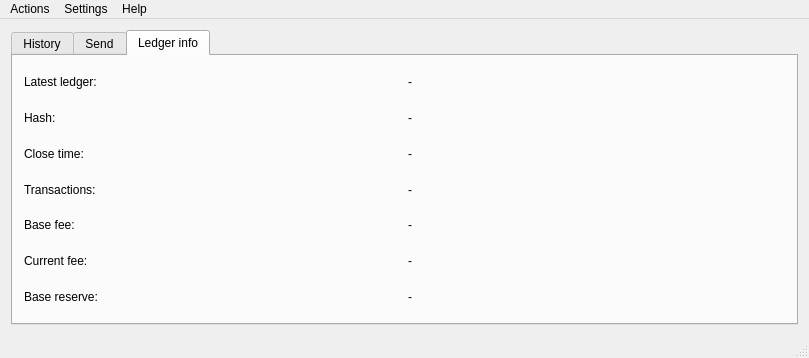
<?xml version="1.0" encoding="UTF-8"?>
<ui version="4.0">
 <class>WalletMain</class>
 <widget class="QMainWindow" name="WalletMain">
  <property name="geometry">
   <rect>
    <x>0</x>
    <y>0</y>
    <width>809</width>
    <height>358</height>
   </rect>
  </property>
  <property name="sizePolicy">
   <sizepolicy hsizetype="Preferred" vsizetype="Preferred">
    <horstretch>0</horstretch>
    <verstretch>0</verstretch>
   </sizepolicy>
  </property>
  <property name="windowTitle">
   <string>RPC Wallet</string>
  </property>
  <widget class="QWidget" name="centralWidget">
   <layout class="QVBoxLayout" name="verticalLayout">
    <item>
     <widget class="QTabWidget" name="tabWidget">
      <property name="currentIndex">
       <number>2</number>
      </property>
      <widget class="QWidget" name="historyTab">
       <property name="toolTip">
        <string>Transaction history</string>
       </property>
       <property name="whatsThis">
        <string>&lt;html&gt;&lt;head/&gt;&lt;body&gt;&lt;p&gt;Transaction history tab&lt;/p&gt;&lt;/body&gt;&lt;/html&gt;</string>
       </property>
       <attribute name="title">
        <string>History</string>
       </attribute>
       <layout class="QGridLayout" name="gridLayout">
        <item row="0" column="0">
         <widget class="TxTable" name="txView">
          <property name="maximumSize">
           <size>
            <width>1000000</width>
            <height>1000000</height>
           </size>
          </property>
          <property name="editTriggers">
           <set>QAbstractItemView::NoEditTriggers</set>
          </property>
          <property name="showGrid">
           <bool>false</bool>
          </property>
          <column>
           <property name="text">
            <string comment="Transaction timestamp">Date</string>
           </property>
           <property name="toolTip">
            <string>Transaction timestamp</string>
           </property>
           <property name="whatsThis">
            <string>Transaction timestamp</string>
           </property>
          </column>
          <column>
           <property name="text">
            <string>Type</string>
           </property>
           <property name="toolTip">
            <string>Transaction type</string>
           </property>
           <property name="whatsThis">
            <string>Transaction type</string>
           </property>
          </column>
          <column>
           <property name="text">
            <string>Transaction ID</string>
           </property>
           <property name="toolTip">
            <string>Transaction hash</string>
           </property>
           <property name="whatsThis">
            <string>Transaction hash</string>
           </property>
          </column>
          <column>
           <property name="text">
            <string>Amount</string>
           </property>
           <property name="toolTip">
            <string>Amount of RHET transaction</string>
           </property>
           <property name="whatsThis">
            <string>Amount of RHET transaction</string>
           </property>
          </column>
          <column>
           <property name="text">
            <string>Tx JSON</string>
           </property>
          </column>
         </widget>
        </item>
       </layout>
      </widget>
      <widget class="QWidget" name="sendTab">
       <property name="toolTip">
        <string>&lt;html&gt;&lt;head/&gt;&lt;body&gt;&lt;p&gt;New transaction form&lt;/p&gt;&lt;/body&gt;&lt;/html&gt;</string>
       </property>
       <attribute name="title">
        <string>Send</string>
       </attribute>
       <widget class="QPushButton" name="sendButton">
        <property name="geometry">
         <rect>
          <x>330</x>
          <y>200</y>
          <width>80</width>
          <height>25</height>
         </rect>
        </property>
        <property name="maximumSize">
         <size>
          <width>100</width>
          <height>16777215</height>
         </size>
        </property>
        <property name="text">
         <string>Send</string>
        </property>
       </widget>
       <widget class="QLabel" name="receiverLabel">
        <property name="geometry">
         <rect>
          <x>9</x>
          <y>22</y>
          <width>119</width>
          <height>17</height>
         </rect>
        </property>
        <property name="text">
         <string>Receiver address:</string>
        </property>
       </widget>
       <widget class="QLineEdit" name="receiverAddressEdit">
        <property name="geometry">
         <rect>
          <x>134</x>
          <y>22</y>
          <width>491</width>
          <height>25</height>
         </rect>
        </property>
       </widget>
       <widget class="QLabel" name="amountLabel">
        <property name="geometry">
         <rect>
          <x>9</x>
          <y>154</y>
          <width>113</width>
          <height>17</height>
         </rect>
        </property>
        <property name="text">
         <string>Amount to send:</string>
        </property>
       </widget>
       <widget class="QLineEdit" name="amountToSend">
        <property name="geometry">
         <rect>
          <x>134</x>
          <y>154</y>
          <width>142</width>
          <height>25</height>
         </rect>
        </property>
        <property name="maximumSize">
         <size>
          <width>160</width>
          <height>16777215</height>
         </size>
        </property>
        <property name="placeholderText">
         <string>0</string>
        </property>
       </widget>
       <widget class="QLabel" name="rhetraLabel">
        <property name="geometry">
         <rect>
          <x>310</x>
          <y>160</y>
          <width>32</width>
          <height>17</height>
         </rect>
        </property>
        <property name="text">
         <string>RHET</string>
        </property>
       </widget>
       <widget class="QPushButton" name="clearButton">
        <property name="geometry">
         <rect>
          <x>134</x>
          <y>198</y>
          <width>80</width>
          <height>25</height>
         </rect>
        </property>
        <property name="maximumSize">
         <size>
          <width>100</width>
          <height>16777215</height>
         </size>
        </property>
        <property name="text">
         <string>Clear</string>
        </property>
       </widget>
       <widget class="QPushButton" name="previewButton">
        <property name="geometry">
         <rect>
          <x>230</x>
          <y>200</y>
          <width>80</width>
          <height>25</height>
         </rect>
        </property>
        <property name="maximumSize">
         <size>
          <width>100</width>
          <height>16777215</height>
         </size>
        </property>
        <property name="text">
         <string>Preview</string>
        </property>
       </widget>
       <widget class="QLabel" name="destinationTagLabel">
        <property name="geometry">
         <rect>
          <x>9</x>
          <y>66</y>
          <width>109</width>
          <height>17</height>
         </rect>
        </property>
        <property name="text">
         <string>Destination tag:</string>
        </property>
       </widget>
       <widget class="QLineEdit" name="destinationTag">
        <property name="geometry">
         <rect>
          <x>134</x>
          <y>66</y>
          <width>231</width>
          <height>25</height>
         </rect>
        </property>
        <property name="text">
         <string/>
        </property>
        <property name="placeholderText">
         <string>0</string>
        </property>
       </widget>
       <widget class="QLabel" name="sendTransactionFeeLabel">
        <property name="geometry">
         <rect>
          <x>9</x>
          <y>110</y>
          <width>109</width>
          <height>17</height>
         </rect>
        </property>
        <property name="text">
         <string>Transaction fee:</string>
        </property>
       </widget>
       <widget class="QLineEdit" name="sendTransactionFeeValue">
        <property name="geometry">
         <rect>
          <x>134</x>
          <y>110</y>
          <width>142</width>
          <height>25</height>
         </rect>
        </property>
        <property name="placeholderText">
         <string>0,00001</string>
        </property>
       </widget>
       <widget class="QLabel" name="rhetraLabel_2">
        <property name="geometry">
         <rect>
          <x>310</x>
          <y>110</y>
          <width>32</width>
          <height>17</height>
         </rect>
        </property>
        <property name="text">
         <string>RHET</string>
        </property>
       </widget>
      </widget>
      <widget class="QWidget" name="ledgerInfoTab">
       <attribute name="title">
        <string>Ledger info</string>
       </attribute>
       <layout class="QGridLayout" name="gridLayout_2">
        <item row="6" column="0">
         <widget class="QLabel" name="baseReserveLabel">
          <property name="text">
           <string>Base reserve:</string>
          </property>
         </widget>
        </item>
        <item row="6" column="1">
         <widget class="QLabel" name="baseReserveValue">
          <property name="text">
           <string>-</string>
          </property>
         </widget>
        </item>
        <item row="4" column="0">
         <widget class="QLabel" name="baseFeeLabel">
          <property name="text">
           <string>Base fee:</string>
          </property>
         </widget>
        </item>
        <item row="3" column="1">
         <widget class="QLabel" name="transactionsCount">
          <property name="text">
           <string>-</string>
          </property>
         </widget>
        </item>
        <item row="3" column="0">
         <widget class="QLabel" name="transactionCountLabel">
          <property name="text">
           <string>Transactions:</string>
          </property>
         </widget>
        </item>
        <item row="2" column="0">
         <widget class="QLabel" name="closeTimelabel">
          <property name="text">
           <string>Close time:</string>
          </property>
         </widget>
        </item>
        <item row="4" column="1">
         <widget class="QLabel" name="baseFeeValue">
          <property name="text">
           <string>-</string>
          </property>
         </widget>
        </item>
        <item row="1" column="1">
         <widget class="QLabel" name="latestLedgerHash">
          <property name="text">
           <string>-</string>
          </property>
         </widget>
        </item>
        <item row="2" column="1">
         <widget class="QLabel" name="closeTime">
          <property name="text">
           <string>-</string>
          </property>
         </widget>
        </item>
        <item row="0" column="1">
         <widget class="QLabel" name="latestLedgerNum">
          <property name="text">
           <string>-</string>
          </property>
         </widget>
        </item>
        <item row="1" column="0">
         <widget class="QLabel" name="lastLedgerHashLabel">
          <property name="text">
           <string>Hash:</string>
          </property>
         </widget>
        </item>
        <item row="0" column="0">
         <widget class="QLabel" name="lastLedgerLabel">
          <property name="text">
           <string>Latest ledger:</string>
          </property>
         </widget>
        </item>
        <item row="5" column="0">
         <widget class="QLabel" name="feeReflabel">
          <property name="text">
           <string>Current fee:</string>
          </property>
         </widget>
        </item>
        <item row="5" column="1">
         <widget class="QLabel" name="feeRefValue">
          <property name="text">
           <string>-</string>
          </property>
         </widget>
        </item>
       </layout>
      </widget>
     </widget>
    </item>
   </layout>
  </widget>
  <widget class="QStatusBar" name="statusBar"/>
  <widget class="QMenuBar" name="menuBar">
   <property name="geometry">
    <rect>
     <x>0</x>
     <y>0</y>
     <width>809</width>
     <height>22</height>
    </rect>
   </property>
   <widget class="QMenu" name="menuFile">
    <property name="title">
     <string>Actions</string>
    </property>
    <widget class="QMenu" name="menuKey_management">
     <property name="title">
      <string>Key management</string>
     </property>
     <addaction name="actionExport_key"/>
     <addaction name="actionImport_key"/>
     <addaction name="actionGenerateNew"/>
     <addaction name="actionEncrypt_wallet"/>
    </widget>
    <addaction name="menuKey_management"/>
    <addaction name="actionCopy_account_address"/>
    <addaction name="actionSwitch_account"/>
    <addaction name="separator"/>
    <addaction name="actionReconnect"/>
    <addaction name="actionExit"/>
   </widget>
   <widget class="QMenu" name="menuHelp">
    <property name="title">
     <string>Help</string>
    </property>
    <addaction name="actionAbout"/>
   </widget>
   <widget class="QMenu" name="menuSettings">
    <property name="title">
     <string>Settings</string>
    </property>
    <addaction name="actionProxy"/>
   </widget>
   <addaction name="menuFile"/>
   <addaction name="menuSettings"/>
   <addaction name="menuHelp"/>
  </widget>
  <action name="actionExit">
   <property name="text">
    <string>Exit</string>
   </property>
  </action>
  <action name="actionImport_key">
   <property name="text">
    <string>Import key</string>
   </property>
  </action>
  <action name="actionGenerateNew">
   <property name="text">
    <string>Generate new</string>
   </property>
  </action>
  <action name="actionExport_key">
   <property name="text">
    <string>Export current</string>
   </property>
  </action>
  <action name="actionEncrypt_wallet">
   <property name="text">
    <string>Encrypt wallet</string>
   </property>
  </action>
  <action name="actionCopy_account_address">
   <property name="text">
    <string>Copy account address</string>
   </property>
  </action>
  <action name="actionReconnect">
   <property name="text">
    <string>Reconnect</string>
   </property>
  </action>
  <action name="actionAbout">
   <property name="text">
    <string>About</string>
   </property>
  </action>
  <action name="actionSwitch_account">
   <property name="text">
    <string>Switch account</string>
   </property>
  </action>
  <action name="actionProxy">
   <property name="checkable">
    <bool>false</bool>
   </property>
   <property name="text">
    <string>Proxy settings</string>
   </property>
   <property name="shortcutContext">
    <enum>Qt::WindowShortcut</enum>
   </property>
  </action>
 </widget>
 <layoutdefault spacing="6" margin="11"/>
 <customwidgets>
  <customwidget>
   <class>TxTable</class>
   <extends>QTableWidget</extends>
   <header>txtable.h</header>
  </customwidget>
 </customwidgets>
 <resources/>
 <connections/>
</ui>
